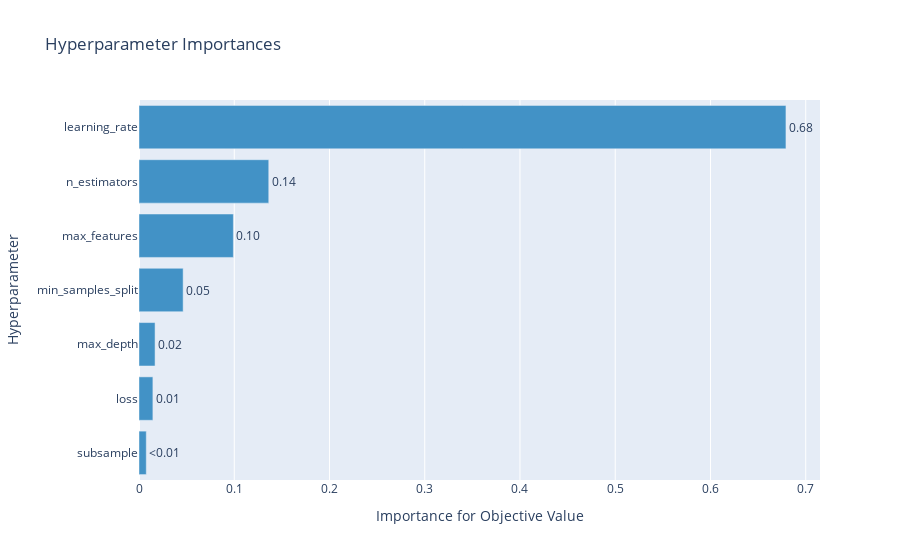
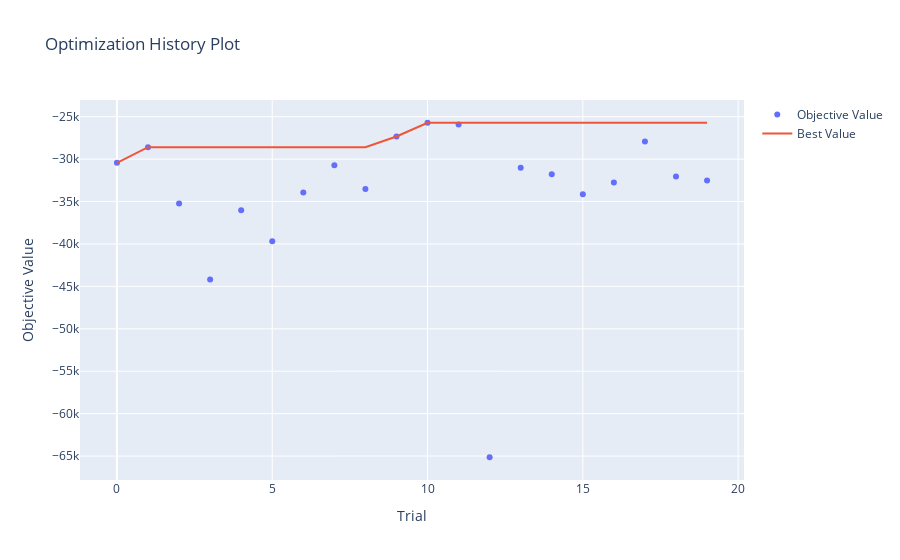

Notebook code cell kept with these figures, in order:
### Code cell
study('gbc', 20)

### Figure 1 — Plotly figure (JSON) as saved in the notebook; plotly's stock layout.template omitted (floating-point values rounded to 4 significant figures)
{"data": [{"cliponaxis": false, "hovertemplate": ["subsample (CategoricalDistribution): 0.007643841674539452<extra></extra>", "loss (CategoricalDistribution): 0.014585968336021627<extra></extra>", "max_depth (IntDistribution): 0.016862535066489312<extra></extra>", "min_samples_split (IntDistribution): 0.04634716698640645<extra></extra>", "max_features (CategoricalDistribution): 0.09907702952095851<extra></extra>", "n_estimators (IntDistribution): 0.136238619937814<extra></extra>", "learning_rate (FloatDistribution): 0.6792448384777706<extra></extra>"], "marker": {"color": "rgb(66,146,198)"}, "orientation": "h", "text": ["<0.01", "0.01", "0.02", "0.05", "0.10", "0.14", "0.68"], "textposition": "outside", "type": "bar", "x": [0.007644, 0.01459, 0.01686, 0.04635, 0.09908, 0.1362, 0.6792], "y": ["subsample", "loss", "max_depth", "min_samples_split", "max_features", "n_estimators", "learning_rate"]}], "layout": {"showlegend": false, "title": {"text": "Hyperparameter Importances"}, "xaxis": {"title": {"text": "Importance for Objective Value"}}, "yaxis": {"title": {"text": "Hyperparameter"}}}}

### Figure 2 — Plotly figure (JSON) as saved in the notebook; plotly's stock layout.template omitted (floating-point values rounded to 4 significant figures)
{"data": [{"mode": "markers", "name": "Objective Value", "type": "scatter", "x": [0, 1, 2, 3, 4, 5, 6, 7, 8, 9, 10, 11, 12, 13, 14, 15, 16, 17, 18, 19], "y": [-30440.0, -28590.0, -35240.0, -44200.0, -36020.0, -39670.0, -33940.0, -30730.0, -33520.0, -27340.0, -25720.0, -25930.0, -65140.0, -31030.0, -31780.0, -34140.0, -32760.0, -27930.0, -32050.0, -32510.0]}, {"name": "Best Value", "type": "scatter", "x": [0, 1, 2, 3, 4, 5, 6, 7, 8, 9, 10, 11, 12, 13, 14, 15, 16, 17, 18, 19], "y": [-30440.0, -28590.0, -28590.0, -28590.0, -28590.0, -28590.0, -28590.0, -28590.0, -28590.0, -27340.0, -25720.0, -25720.0, -25720.0, -25720.0, -25720.0, -25720.0, -25720.0, -25720.0, -25720.0, -25720.0]}], "layout": {"title": {"text": "Optimization History Plot"}, "xaxis": {"title": {"text": "Trial"}}, "yaxis": {"title": {"text": "Objective Value"}}}}
